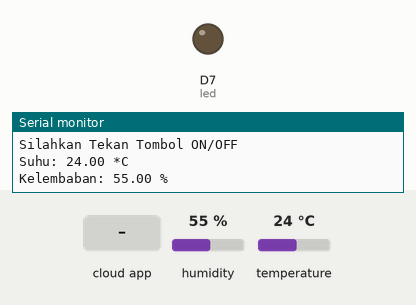
A sketch run on a simulated ESP8266 (NodeMCU). Parts: output pins drawn as LEDs (lit = HIGH), the last lines printed to the serial monitor. Inputs (shaded band) come from the test bench; at power-on: humidity 55 %, temperature 24 °C. WiFi joins after 1.5 s; servers stay silent unless stated; the Firebase database answers and starts empty.

Above: at 2.7 s.
2.8 s: the phone or cloud app sets led to 1
At 4.7 s:
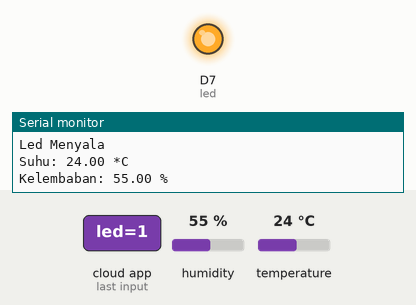
5.0 s: the phone or cloud app sets led to 0
At 6.1 s:
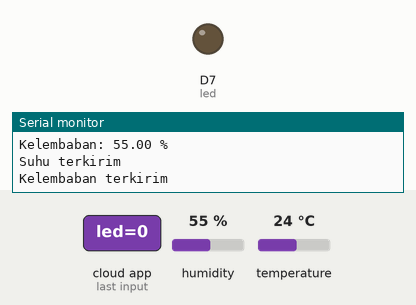
Timing chart, 0 to 8.0 s (numbered marks = the images above; inputs shaded):
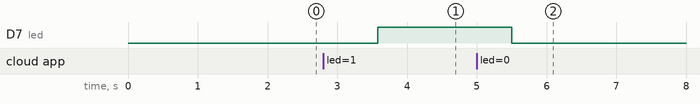

Measured:
- after the input at 2.8 s, D7 (led): LOW → HIGH after 0.78 s
- after the input at 5.0 s, D7 (led): HIGH → LOW after 0.50 s

The sketch:

Kontrol_dengan_Mobile_Apps_dan_Firebase.ino
```cpp
// Library yang dibutuhkan
#include "DHT.h"
#include <FirebaseESP8266.h>
#include <ESP8266WiFi.h>

// Mendefinisikan pin dan tipe sensor DHT
#define DHTPIN D6
#define DHTTYPE DHT11
DHT dht11(DHTPIN, DHTTYPE);
int led = D7;

// Isikan sesuai pada Firebase
#define FIREBASE_HOST "https://fir-connect-12c30-default-rtdb.firebaseio.com/"
#define FIREBASE_AUTH "qc7z0l5Q0weqJgty7SYBdfHy0jeOUBp42pu32owB"

//Nama Wifi
#define WIFI_SSID "KHASAN JAYA 123"
#define WIFI_PASSWORD "10072010,afisya13"

// mendeklarasikan objek data dari FirebaseESP8266
FirebaseData firebaseData;

void setup() {
  Serial.begin(115200);

  dht11.begin();
  pinMode(led, OUTPUT);
  digitalWrite(led, LOW); //nilai awal relay akan off
  // Koneksi ke Wifi
  WiFi.begin(WIFI_SSID, WIFI_PASSWORD);
  Serial.print("connecting");
  while (WiFi.status() != WL_CONNECTED) {
    Serial.print(".");
    delay(500);
  }
  Serial.println();
  Serial.print("Connected with IP: ");
  Serial.println(WiFi.localIP());
  Serial.println();

  Firebase.begin(FIREBASE_HOST, FIREBASE_AUTH);
}


void loop(){
  //setled
  if (Firebase.getString(firebaseData, "/led")) {
    if  (firebaseData.dataType() == "string")
      {
        String Status = firebaseData.stringData();
        if (Status == "1") {
        Serial.println("Led Menyala");
        digitalWrite(led, HIGH); }
        else if (Status == "0") {
        Serial.println("led Mati");
        digitalWrite(led, LOW);
        }
        else {Serial.println("Silahkan Tekan Tombol ON/OFF");}
      }
    }

  // Sensor DHT11 membaca suhu dan kelembaban
  float t = dht11.readTemperature();
  float h = dht11.readHumidity();

  // Memeriksa apakah sensor berhasil mambaca suhu dan kelembaban
  if (isnan(t) || isnan(h)) {
    Serial.println("Gagal membaca sensor DHT11");
    delay(1000);
    return;
  }

  // Menampilkan suhu dan kelembaban kepada serial monitor
  Serial.print("Suhu: ");
  Serial.print(t);
  Serial.println(" *C");
  Serial.print("Kelembaban: ");
  Serial.print(h);
  Serial.println(" %");
  Serial.println();

  // Memberikan status suhu dan kelembaban kepada firebase
  if (Firebase.setFloat(firebaseData, "suhu", t)){
      Serial.println("Suhu terkirim");
    } else{
      Serial.println("Suhu tidak terkirim");
      Serial.println("Karena: " + firebaseData.errorReason());
    }

  if (Firebase.setFloat(firebaseData, "kelembaban", h)){
      Serial.println("Kelembaban terkirim");
      Serial.println();
    } else{
      Serial.println("Kelembaban tidak terkirim");
      Serial.println("Karena: " + firebaseData.errorReason());
    }


  delay(500);
}
```
